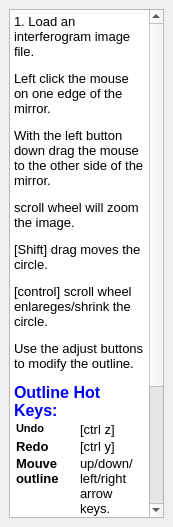
<?xml version="1.0" encoding="UTF-8"?>
<ui version="4.0">
 <class>outlineHelpDocWidget</class>
 <widget class="QDockWidget" name="outlineHelpDocWidget">
  <property name="geometry">
   <rect>
    <x>0</x>
    <y>0</y>
    <width>173</width>
    <height>527</height>
   </rect>
  </property>
  <property name="floating">
   <bool>false</bool>
  </property>
  <property name="allowedAreas">
   <set>Qt::LeftDockWidgetArea</set>
  </property>
  <property name="windowTitle">
   <string>outline Help</string>
  </property>
  <widget class="QWidget" name="dockWidgetContents">
   <layout class="QVBoxLayout" name="verticalLayout">
    <item>
     <widget class="QTextEdit" name="textEdit">
      <property name="readOnly">
       <bool>true</bool>
      </property>
      <property name="html">
       <string>&lt;!DOCTYPE HTML PUBLIC &quot;-//W3C//DTD HTML 4.0//EN&quot; &quot;http://www.w3.org/TR/REC-html40/strict.dtd&quot;&gt;
&lt;html&gt;&lt;head&gt;&lt;meta name=&quot;qrichtext&quot; content=&quot;1&quot; /&gt;&lt;style type=&quot;text/css&quot;&gt;
p, li { white-space: pre-wrap; }
&lt;/style&gt;&lt;/head&gt;&lt;body style=&quot; font-family:'MS Shell Dlg 2'; font-size:8.25pt; font-weight:400; font-style:normal;&quot;&gt;
&lt;p style=&quot; margin-top:12px; margin-bottom:12px; margin-left:0px; margin-right:0px; -qt-block-indent:0; text-indent:0px;&quot;&gt;&lt;span style=&quot; font-size:10pt;&quot;&gt;1. Load an interferogram image file.&lt;/span&gt;&lt;/p&gt;
&lt;p style=&quot; margin-top:12px; margin-bottom:12px; margin-left:0px; margin-right:0px; -qt-block-indent:0; text-indent:0px;&quot;&gt;&lt;span style=&quot; font-size:10pt;&quot;&gt;Left click the mouse on one edge of the mirror.&lt;/span&gt;&lt;/p&gt;
&lt;p style=&quot; margin-top:12px; margin-bottom:12px; margin-left:0px; margin-right:0px; -qt-block-indent:0; text-indent:0px;&quot;&gt;&lt;span style=&quot; font-size:10pt;&quot;&gt;With the left button down drag the mouse to the other side of the mirror.&lt;/span&gt;&lt;/p&gt;
&lt;p style=&quot; margin-top:12px; margin-bottom:12px; margin-left:0px; margin-right:0px; -qt-block-indent:0; text-indent:0px;&quot;&gt;&lt;span style=&quot; font-size:10pt;&quot;&gt;scroll wheel will zoom the image.&lt;/span&gt;&lt;/p&gt;
&lt;p style=&quot; margin-top:12px; margin-bottom:12px; margin-left:0px; margin-right:0px; -qt-block-indent:0; text-indent:0px;&quot;&gt;&lt;span style=&quot; font-size:10pt;&quot;&gt;[Shift] drag moves the circle.&lt;/span&gt;&lt;/p&gt;
&lt;p style=&quot; margin-top:12px; margin-bottom:12px; margin-left:0px; margin-right:0px; -qt-block-indent:0; text-indent:0px;&quot;&gt;&lt;span style=&quot; font-size:10pt;&quot;&gt;[control] scroll wheel enlareges/shrink the circle.&lt;/span&gt;&lt;/p&gt;
&lt;p style=&quot; margin-top:12px; margin-bottom:12px; margin-left:0px; margin-right:0px; -qt-block-indent:0; text-indent:0px;&quot;&gt;&lt;span style=&quot; font-size:10pt;&quot;&gt;Use the adjust buttons to modify the outline.&lt;/span&gt;&lt;/p&gt;
&lt;p style=&quot; margin-top:12px; margin-bottom:12px; margin-left:0px; margin-right:0px; -qt-block-indent:0; text-indent:0px;&quot;&gt;&lt;span style=&quot; font-size:12pt; font-weight:600; color:#0000ff;&quot;&gt;Outline Hot Keys:&lt;/span&gt;&lt;/p&gt;
&lt;table border=&quot;0&quot; style=&quot; margin-top:0px; margin-bottom:0px; margin-left:0px; margin-right:0px;&quot; cellspacing=&quot;2&quot; cellpadding=&quot;0&quot;&gt;
&lt;tr&gt;
&lt;td&gt;
&lt;p style=&quot; margin-top:12px; margin-bottom:12px; margin-left:0px; margin-right:0px; -qt-block-indent:0; text-indent:0px;&quot;&gt;&lt;span style=&quot; font-weight:600;&quot;&gt;Undo&lt;/span&gt;&lt;/p&gt;&lt;/td&gt;
&lt;td&gt;
&lt;p style=&quot; margin-top:12px; margin-bottom:12px; margin-left:0px; margin-right:0px; -qt-block-indent:0; text-indent:0px;&quot;&gt;&lt;span style=&quot; font-size:10pt;&quot;&gt;[ctrl z] &lt;/span&gt;&lt;/p&gt;&lt;/td&gt;
&lt;td&gt;&lt;/td&gt;&lt;/tr&gt;
&lt;tr&gt;
&lt;td&gt;
&lt;p style=&quot; margin-top:12px; margin-bottom:12px; margin-left:0px; margin-right:0px; -qt-block-indent:0; text-indent:0px;&quot;&gt;&lt;span style=&quot; font-size:10pt; font-weight:600;&quot;&gt;Redo&lt;/span&gt;&lt;/p&gt;&lt;/td&gt;
&lt;td&gt;
&lt;p style=&quot; margin-top:12px; margin-bottom:12px; margin-left:0px; margin-right:0px; -qt-block-indent:0; text-indent:0px;&quot;&gt;&lt;span style=&quot; font-size:10pt;&quot;&gt;[ctrl y]&lt;/span&gt;&lt;/p&gt;&lt;/td&gt;
&lt;td&gt;&lt;/td&gt;&lt;/tr&gt;
&lt;tr&gt;
&lt;td&gt;
&lt;p style=&quot; margin-top:12px; margin-bottom:12px; margin-left:0px; margin-right:0px; -qt-block-indent:0; text-indent:0px;&quot;&gt;&lt;span style=&quot; font-size:10pt; font-weight:600;&quot;&gt;Mouve outline&lt;/span&gt;&lt;/p&gt;&lt;/td&gt;
&lt;td&gt;
&lt;p style=&quot; margin-top:12px; margin-bottom:12px; margin-left:0px; margin-right:0px; -qt-block-indent:0; text-indent:0px;&quot;&gt;&lt;span style=&quot; font-size:10pt;&quot;&gt;up/down/left/right arrow keys.&lt;/span&gt;&lt;/p&gt;&lt;/td&gt;
&lt;td&gt;&lt;/td&gt;&lt;/tr&gt;
&lt;tr&gt;
&lt;td&gt;
&lt;p style=&quot; margin-top:12px; margin-bottom:12px; margin-left:0px; margin-right:0px; -qt-block-indent:0; text-indent:0px;&quot;&gt;&lt;span style=&quot; font-size:10pt; font-weight:600;&quot;&gt;decrease/Increase Radius&lt;/span&gt;&lt;/p&gt;&lt;/td&gt;
&lt;td&gt;
&lt;p style=&quot; margin-top:12px; margin-bottom:12px; margin-left:0px; margin-right:0px; -qt-block-indent:0; text-indent:0px;&quot;&gt;&lt;span style=&quot; font-size:10pt;&quot;&gt;[ctrl -/+] keys &lt;/span&gt;&lt;/p&gt;&lt;/td&gt;
&lt;td&gt;&lt;/td&gt;&lt;/tr&gt;
&lt;tr&gt;
&lt;td&gt;
&lt;p style=&quot; margin-top:12px; margin-bottom:12px; margin-left:0px; margin-right:0px; -qt-block-indent:0; text-indent:0px;&quot;&gt;&lt;span style=&quot; font-size:10pt; font-weight:600;&quot;&gt;zoom out/in&lt;/span&gt;&lt;/p&gt;&lt;/td&gt;
&lt;td&gt;
&lt;p style=&quot; margin-top:12px; margin-bottom:12px; margin-left:0px; margin-right:0px; -qt-block-indent:0; text-indent:0px;&quot;&gt;&lt;span style=&quot; font-size:10pt;&quot;&gt;-/+ keys &lt;/span&gt;&lt;/p&gt;&lt;/td&gt;
&lt;td&gt;&lt;/td&gt;&lt;/tr&gt;
&lt;tr&gt;
&lt;td&gt;
&lt;p style=&quot; margin-top:12px; margin-bottom:12px; margin-left:0px; margin-right:0px; -qt-block-indent:0; text-indent:0px;&quot;&gt;&lt;span style=&quot; font-size:10pt; font-weight:600;&quot;&gt;zoom to full image&lt;/span&gt;&lt;/p&gt;&lt;/td&gt;
&lt;td&gt;
&lt;p style=&quot; margin-top:12px; margin-bottom:12px; margin-left:0px; margin-right:0px; -qt-block-indent:0; text-indent:0px;&quot;&gt;&lt;span style=&quot; font-size:10pt;&quot;&gt;f key&lt;/span&gt;&lt;/p&gt;&lt;/td&gt;
&lt;td&gt;&lt;/td&gt;&lt;/tr&gt;
&lt;tr&gt;
&lt;td&gt;
&lt;p style=&quot; margin-top:12px; margin-bottom:12px; margin-left:0px; margin-right:0px; -qt-block-indent:0; text-indent:0px;&quot;&gt;&lt;span style=&quot; font-size:10pt; font-weight:600;&quot;&gt;scroll image &lt;/span&gt;&lt;/p&gt;&lt;/td&gt;
&lt;td&gt;
&lt;p style=&quot; margin-top:12px; margin-bottom:12px; margin-left:0px; margin-right:0px; -qt-block-indent:0; text-indent:0px;&quot;&gt;&lt;span style=&quot; font-size:10pt;&quot;&gt;shift arrow keys.&lt;/span&gt;&lt;/p&gt;&lt;/td&gt;
&lt;td&gt;&lt;/td&gt;&lt;/tr&gt;&lt;/table&gt;&lt;/body&gt;&lt;/html&gt;</string>
      </property>
     </widget>
    </item>
   </layout>
  </widget>
 </widget>
 <resources/>
 <connections/>
</ui>
